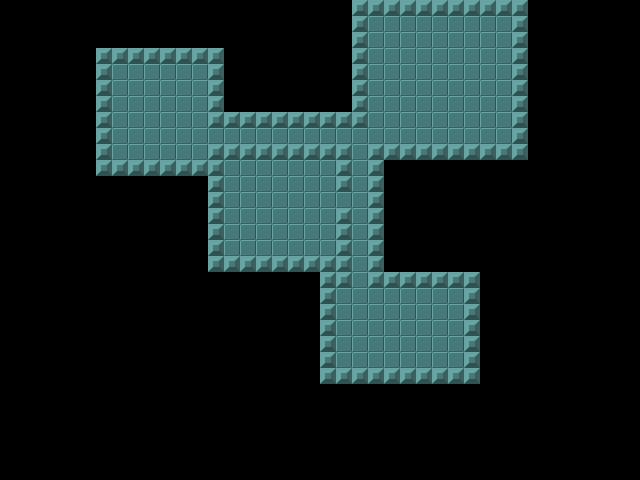

This is a level from a 2D game, rendered from its Tiled map with the project's own tilesets. A one-line summary and the map file follow, with tile-layer data summarised:
An orthogonal 40x30 tile map with 16x16 px tiles, 2 tile layers (floor, walls).

<map version="1.2" tiledversion="1.2.2" orientation="orthogonal" renderorder="right-down" width="40" height="30" tilewidth="16" tileheight="16" infinite="0" nextlayerid="4" nextobjectid="1">
 <tileset firstgid="1" source="environment.tsx" />
 <layer id="1" name="floor" width="40" height="30">
  <data>[1200 cells, 216 non-empty, 1 distinct tile ids]</data>
 </layer>
 <objectgroup id="2" name="walls" />
 <layer id="3" name="walls" width="40" height="30">
  <data>[1200 cells, 134 non-empty, 1 distinct tile ids]</data>
 </layer>
</map>
